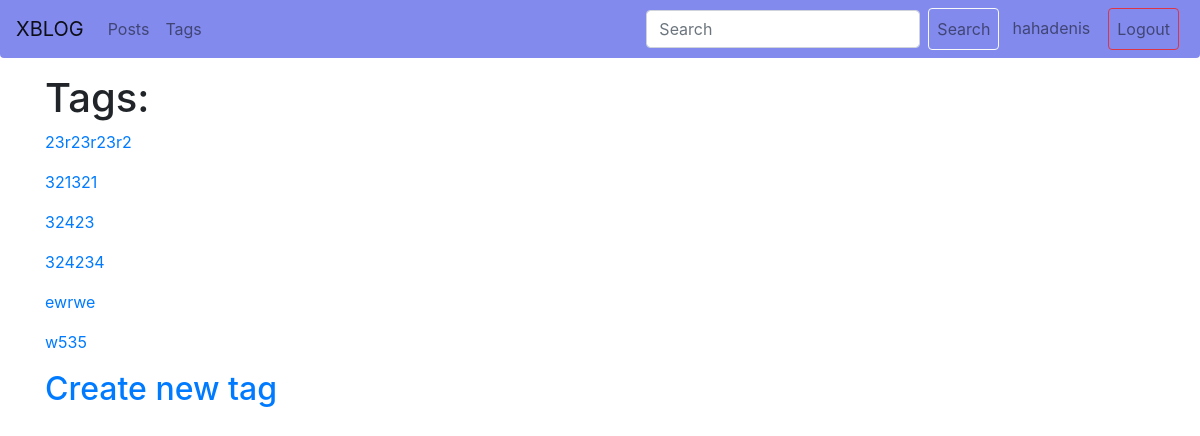
Page /tags/ (signed in) on the committed database.
### blog_app_m/models.py (models this page shows, shortened)
class Tag(models.Model):
    author = models.ForeignKey(User, on_delete=models.CASCADE, blank=True, null=True, related_name="tag_author")
    title = models.CharField(max_length=50)
    slug = models.SlugField(max_length=50,unique=True)
    def get_absolute_url(self):
        return reverse('tag_detail_url', kwargs={'slug':self.slug})
    class Meta:
        ordering = ['title']

### blog_app_m/views.py (the view)
# urls.py: path('tags/', tags_list, name='tags_list_url'),
def tags_list(request):
    tags = Tag.objects.all()
    return render(request, 'blog_app_m/tags_list.html', context={'tags':tags})

### blog_app_m/templates/blog_app_m/tags_list.html (shortened to what this page needs)
{% extends 'blog_app_m/base_blog_app_m.html'%}
{% block content %}
    <h1>Tags:</h1>
        {% for tag in tags %}
            <p><a href="{{ tag.get_absolute_url }}"> {{ tag.title }}</a></p>
        {% endfor %}
    <a href="{% url 'tag_create_url' %}"><h2>Create new tag</h2></a>
{% endblock %}

### templates/base.html (shortened to what this page needs)
<!DOCTYPE html>
{% load static %}
<html lang="en">
<head>
    <link rel="stylesheet" href="https://stackpath.bootstrapcdn.com/bootstrap/4.5.2/css/bootstrap.min.css">
    <link rel="stylesheet" type="text/css" href="{% static 'css/styles.css' %}">
	<link rel="stylesheet" href="https://use.fontawesome.com/releases/v5.6.1/css/all.css">
</head>
<body>
    <div class="container-fluid">
        <header>
            <nav class="navbar navbar-expand-lg navbar-light rounded-bottom">
                <a class="navbar-brand" href="{% url 'posts_list_url' %}">XBLOG</a>
                <div class="collapse navbar-collapse" id="navbarNav">
                    <ul class="navbar-nav">
                        <li class="nav-item">
                            <a class="nav-link" href="{% url 'posts_list_url' %}">Posts</a>
                        </li>
                        <li class="nav-item">
                            <a class="nav-link" href="{% url 'tags_list_url' %}">Tags</a>
                        </li>
                    </ul>
                    <ul class="right-nav navbar-nav ml-auto">
                        <form class="form-inline my-2 my-lg-0 ml-auto" action="{% url 'posts_list_url' %}">
                            <input class="form-control mr-sm-2" type="search" placeholder="Search" aria-label="Search"
                                    name="search">
                            <button class="nav-link btn btn-outline-light my-2 my-sm-0" type="submit">Search</button>
                        </form>
                        {% if user.is_authenticated %}
                            <li class="nav-item">
                                <div class="nav-link">{{ request.user }}</div>
                            </li>
                            <li class="nav-item">
                                <a class="nav-link btn btn-outline-danger" href="{% url 'logout_url' %}">Logout</a>
                            </li>
                        {% endif %}
                    </ul>
                </div>
            </nav>
        </header>
        <section>
            <div class="blog container mt-3">
                <div class="posts box">
                    <div class="post">
                        {% block content %}{% endblock %}
                    </div>
                </div>
            </div>
        </section>
    </div>
</body>
</html>

### blog_app_m/static/css/styles.css (style rules this page uses)
body { background: #fff; margin:0 -15px; }
.navbar { background-color: #828BED !important; }
.container { width: 100%; white-space: nowrap; }
.posts { display: block; float:left; align-items: left; width: 60%; margin-right: 10%; }
.right-nav .nav-item { margin: 0px 5px 0px 5px; }

### rows in the picture
Tag: title "23r23r23r2"
Tag: title "321321"
Tag: title "32423"
Tag: title "324234"
Tag: title "ewrwe"
Tag: title "w535"

### other values in the picture
{{ request.user }} "hahadenis"
